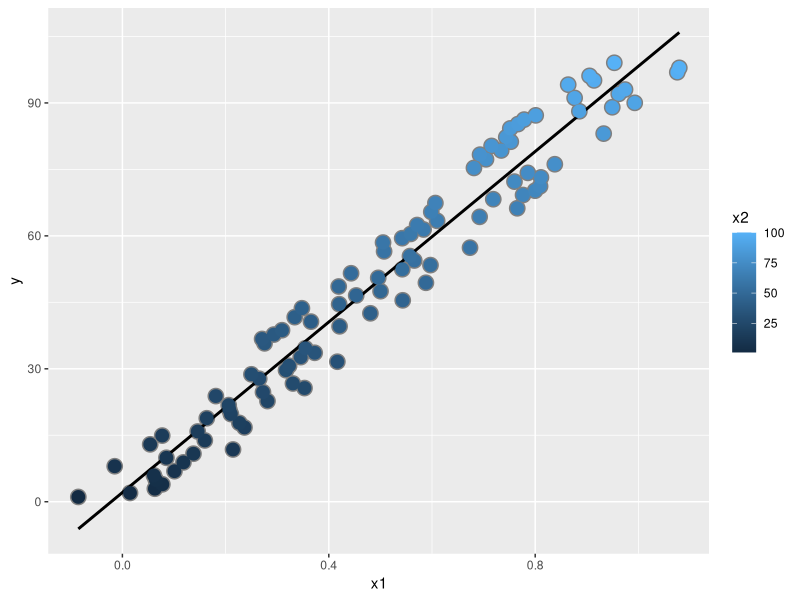
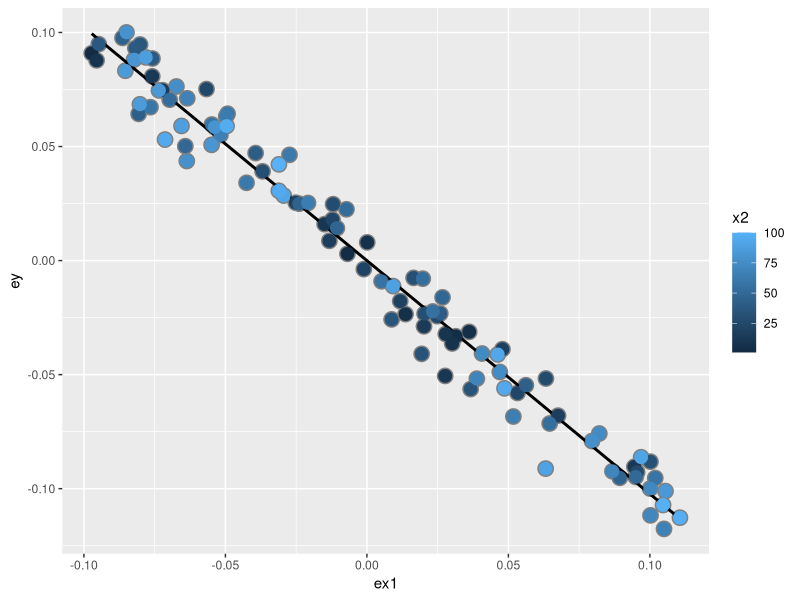
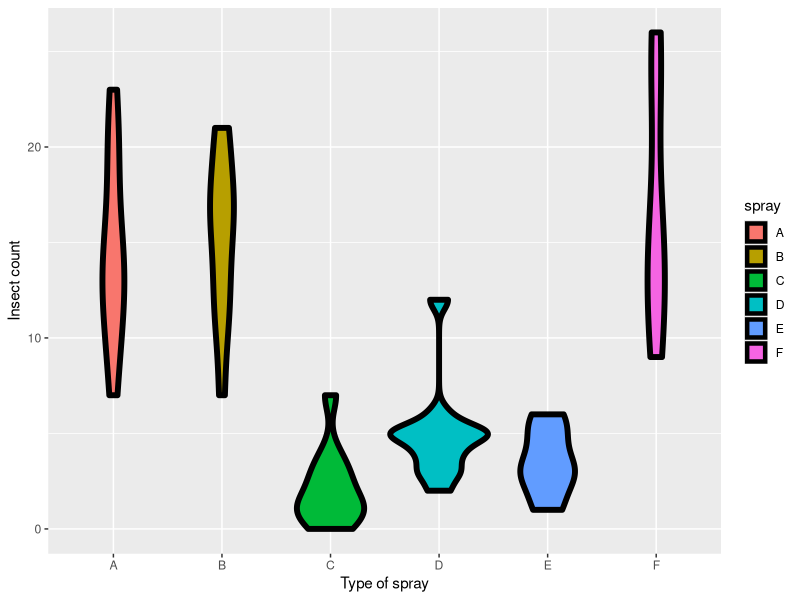

R code for these plots, in order:
# chapt 9 multivarite tips and tricks


n = 100
x2 <- 1 : n
x1 = .01 * x2 + runif(n, -.1, .1)
y = -x1 + x2 + rnorm(n, sd = .01) 
summary(lm(y ~ x1))$coef

## unadjusted
#Estimate Std. Error t value  Pr(>|t|)
#(Intercept)    1.454      1.079   1.348 1.807e-01
#x1            96.793      1.862  51.985 3.707e-73

## adjusted
summary(lm(y ~ x1 + x2))$coef
#Estimate Std. Error  t value   Pr(>|t|)
#(Intercept)  0.001933  0.0017709    1.092  2.777e-01
#x1          -1.020506  0.0163560  -62.393  4.211e-80
#x2           1.000133  0.0001643 6085.554 1.544e-272

dat = data.frame(y=y, x = x1, ey = resid(lm(y ~ x2)), ex1 = resid( lm(x1 ~ x2)))
library(ggplot2)
g = ggplot(dat, aes( y=y, x = x1, colour = x2))
g = g + geom_point(color = "grey50", size = 5) + geom_smooth(method = lm, se = FALSE, color = "black") + geom_point(size = 4)
g

## plot the residuals- this is the coeff with lm x1 and x2( x2 is NOT related to residual x1)
g2  = ggplot(dat, aes(y = ey, x = ex1, color = x2))
g2 = g2 + geom_point(colour = "grey50", size = 5) + geom_smooth(method = lm, se = FALSE, colour = "black") +
                                                                        geom_point(size = 4)
g2

## factor variables as predictors are simply special cases of regression models   ###

require(datasets);data(InsectSprays); require(stats); require(ggplot2)
g = ggplot(data = InsectSprays, aes(y = count, x = spray, fill  = spray))
g = g + geom_violin(colour = "black", size = 2)
g = g + xlab("Type of spray") + ylab("Insect count")
g

summary(InsectSprays)

# compare B to A (B-A) 0.8333, C to A (C-A) -12.4167, intercept 14.5 is the mean of spray A
# inferential stats are testing if mean A is zero, est mean of B is 14.5 + 0.833, 
# est mean C is -12.41 + 14.5
summary(lm(count ~ spray, data = InsectSprays))$coef

## same are summary above, i.e interctp = 14.5
summary(lm(count ~
                   I(1 * (spray == 'B')) + I(1 * (spray == 'C')) +  
                   I(1 * (spray == 'D')) + I(1 * (spray == 'E')) +
                   I(1 * (spray == 'F')) + I(1 * (spray == 'A')), data = InsectSprays))$coef

## drop the intercept and the coeffs are the means for each spray 
summary(lm(count ~ spray - 1, data = InsectSprays))$coef

## show the means = coeff without the intercept
library(dplyr)
summarise(group_by(InsectSprays, spray), mn = mean(count))


### AnCOVA 
# how to fit multiple lines

library(datasets)
data(swiss)
head(swiss)

